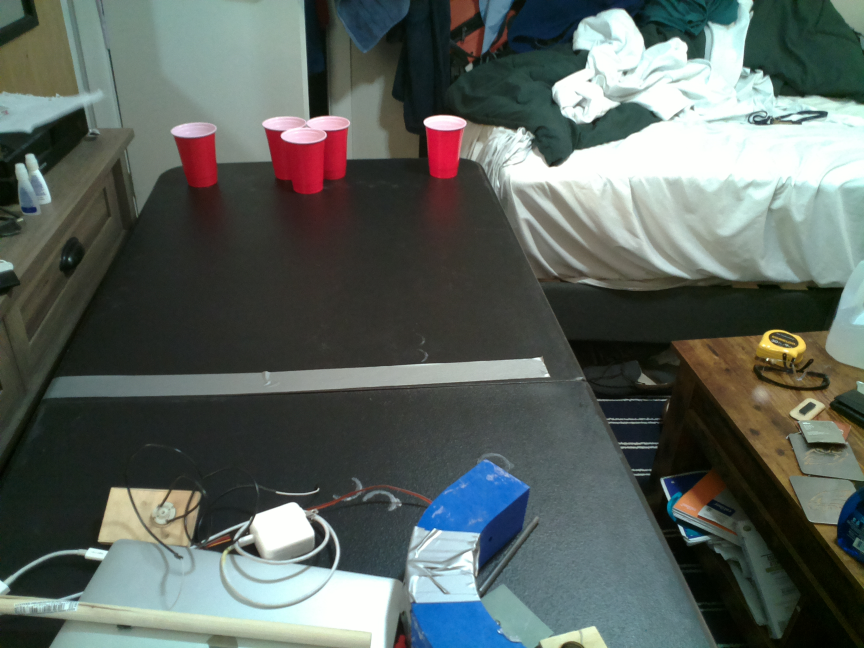
#> input picture Python/Images/try3.png, 2592 x 1944 px (shown at 1/3 size)
$ python IdentifyCup.py
#> lines starting #> are read from the running program, lines starting #| are printed output that depends on the picture; after the words box and inside, x2 and y2 are one past the last pixel; in counts of white or black regions, pixels touching at a corner belong together
import cv2
import numpy as np

img = cv2.imread("Images/try3.png")
#> img is the input picture: shape (1944, 2592, 3); mean B, G, R 94.9, 99.9, 91.2

def stackImages(scale,imgArray):
    rows = len(imgArray)
    cols = len(imgArray[0])
    rowsAvailable = isinstance(imgArray[0], list)
    width = imgArray[0][0].shape[1]
    height = imgArray[0][0].shape[0]
    if rowsAvailable:
        for x in range ( 0, rows):
            for y in range(0, cols):
                if imgArray[x][y].shape[:2] == imgArray[0][0].shape [:2]:
                    imgArray[x][y] = cv2.resize(imgArray[x][y], (0, 0), None, scale, scale)
                else:
                    imgArray[x][y] = cv2.resize(imgArray[x][y], (imgArray[0][0].shape[1], imgArray[0][0].shape[0]), None, scale, scale)
                if len(imgArray[x][y].shape) == 2: imgArray[x][y]= cv2.cvtColor( imgArray[x][y], cv2.COLOR_GRAY2BGR)
        imageBlank = np.zeros((height, width, 3), np.uint8)
        hor = [imageBlank]*rows
        hor_con = [imageBlank]*rows
        for x in range(0, rows):
            hor[x] = np.hstack(imgArray[x])
        ver = np.vstack(hor)
    else:
        for x in range(0, rows):
            if imgArray[x].shape[:2] == imgArray[0].shape[:2]:
                imgArray[x] = cv2.resize(imgArray[x], (0, 0), None, scale, scale)
            else:
                imgArray[x] = cv2.resize(imgArray[x], (imgArray[0].shape[1], imgArray[0].shape[0]), None,scale, scale)
            if len(imgArray[x].shape) == 2: imgArray[x] = cv2.cvtColor(imgArray[x], cv2.COLOR_GRAY2BGR)
        hor= np.hstack(imgArray)
        ver = hor
    return ver

def getContours(img):
    pixelCoords = np.array([-1,-1])
    contours, hierarchy = cv2.findContours(img, cv2.RETR_EXTERNAL,cv2.CHAIN_APPROX_NONE)
    for cnt in contours:
        area = cv2.contourArea(cnt)
        if(area>300):
            cv2.drawContours(imgContour, cnt, -1, (255,0,0),3)
            peri = cv2.arcLength(cnt, True)
            approxPoints = cv2.approxPolyDP(cnt, 0.02*peri, True)
            x, y, w, h = cv2.boundingRect(approxPoints)
            cv2.rectangle(imgContour, (x,y), (x+w,y+h),(0,255,0),3)
            print("x: " + str(x+w/2))
            print("y: " + str(y+h/2))
            pixelVals = np.array([x+w/2, y+h/2])
            pixelCoords = np.append(pixelCoords,pixelVals)
    return pixelCoords[2:len(pixelCoords)]

def pixelToCM(pixels):
    cm_coords = np.zeros_like(pixels)
    i = 0
    for v in pixels:
        if i%2 == 0:
            cm_coords[i] = v*.206 - 61
        else:
            cm_coords[i] = 160
        i += 1
    return cm_coords
#Crop Image
imgResize = cv2.resize(img,(1000,1000))
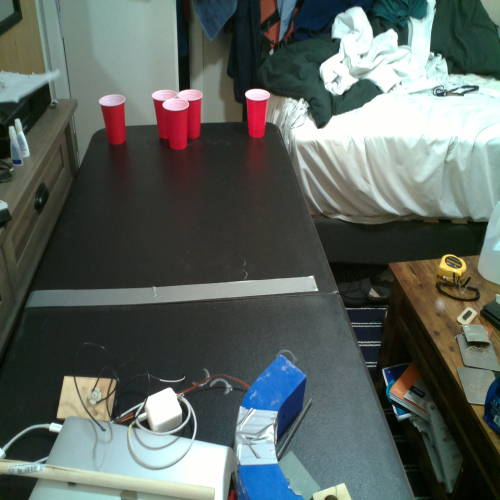
#> imgResize: shape (1000, 1000, 3) (shown at 1/2 size); mean B, G, R 94.8, 99.8, 91.1
#first one is y and second one is x
imgCropped = imgResize[170:600,100:600]
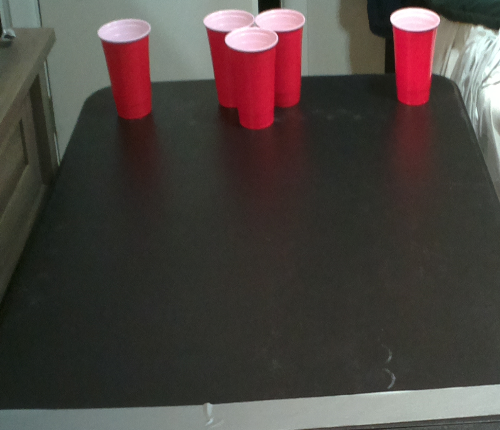
#> imgCropped: shape (430, 500, 3); mean B, G, R 63.5, 67.3, 75
#imgCropped = imgResize
#cv2.imshow("Image Resize",imgResize)
cv2.imshow("Image Cropped",imgCropped)

"""
width,height = 1184,638
pts1 = np.float32([[44,560],[1850,24],[0,1260],[1850,1260]])
pts2 = np.float32([[0,0],[width,0],[0,height],[width,height]])
matrix = cv2.getPerspectiveTransform(pts1,pts2)
imgWarp = cv2.warpPerspective(imgCropped,matrix,(width,height))
cv2.imshow("Output",imgWarp)
"""
#Color Masking
imgHSV = cv2.cvtColor(imgCropped,cv2.COLOR_BGR2HSV)
#> imgHSV: shape (430, 500, 3); mean H, S, V 51.8, 48.2, 78.1

#Red Mask
h_min = 0
h_max = 179
sat_min = 150
sat_max = 255
val_min = 51
val_max = 255

lower = np.array([h_min, sat_min, val_min])
upper = np.array([h_max, sat_max, val_max])


mask = cv2.inRange(imgHSV, lower, upper)
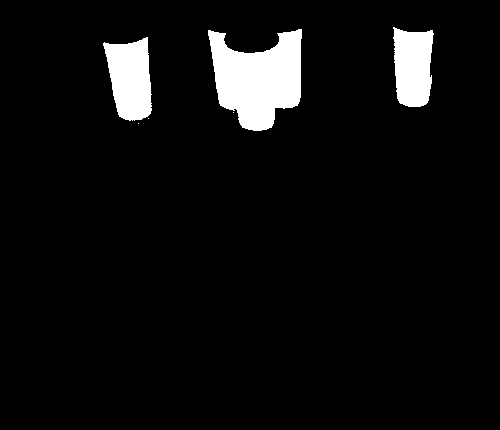
#> mask: shape (430, 500); 5.6% white; 6 white regions (3 under 20 px), largest, box (x1, y1, x2, y2) and area: (208, 29, 302, 131) 6405, (103, 37, 152, 121) 2989, (393, 27, 434, 107) 2668
img_result = cv2.bitwise_and(imgCropped, imgCropped, mask=mask)
#cv2.imshow("Red Mask", img_result)

#White Mask
h_min = 0
h_max = 255
sat_min = 0
sat_max = 90
val_min = 180
val_max = 255

lower = np.array([h_min, sat_min, val_min])
upper = np.array([h_max, sat_max, val_max])


mask = cv2.inRange(imgHSV, lower, upper)
#> mask: shape (430, 500); 5.2% white; 33 white regions (26 under 20 px), largest, box (x1, y1, x2, y2) and area: (352, 385, 500, 423) 3597, (203, 0, 305, 52) 2876, (461, 26, 500, 159) 2518
img_result2 = cv2.bitwise_and(imgCropped, imgCropped, mask=mask)
cv2.imshow("White Mask", img_result2)

img_final_mask = cv2.add(img_result, img_result2)
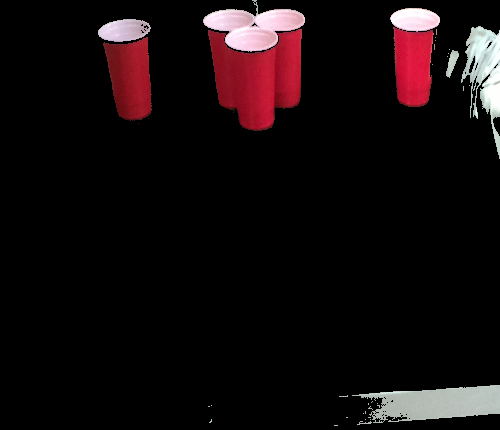
#> img_final_mask: shape (430, 500, 3); mean B, G, R 13.2, 11.9, 20.1

#cv2.imshow("Final Mask", img_final_mask)

#Detect cup circles
imgContour = img_result2.copy()
imgGray = cv2.cvtColor(img_final_mask,cv2.COLOR_BGR2GRAY)
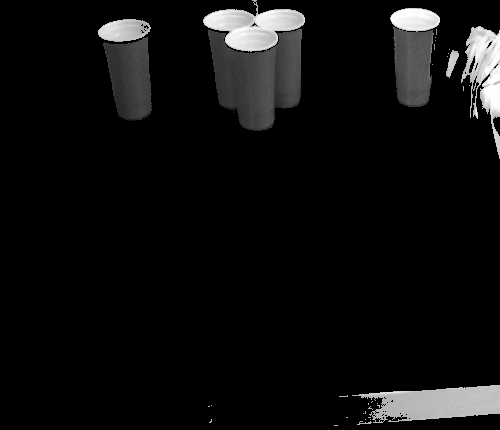
#> imgGray: shape (430, 500); min 0, max 255, mean 14.5
imgBlur = cv2.GaussianBlur(imgGray,(7,7),1)
imgCanny = cv2.Canny(imgBlur, 300, 300)
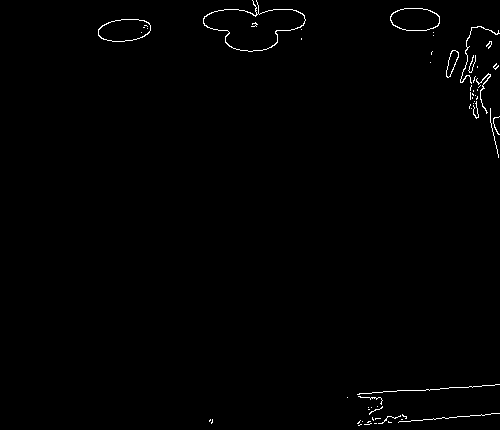
#> imgCanny: shape (430, 500); 0.72% white in thin lines or dots, all inside (x1, y1, x2, y2) = (98, 0, 500, 426)

arr = getContours(imgCanny)
#> in getContours, `contours, hierarchy = cv2.findContours(img, cv2.RETR_EXTERNAL,cv2.CHAI..`: contours = 56 contours, 50 with area under 20; largest, box (x1, y1, x2, y2) and area: (203, 0, 306, 52) 2796, (98, 19, 151, 42) 918, (390, 8, 440, 31) 898, (446, 50, 459, 78) 173, (476, 73, 491, 114) 28, (460, 26, 500, 84) 25
#> the loop in getContours, `for cnt in contours:` made 56 passes
#> (area, peri, x, y, w, h, pixelCoords) on passes 54 to 56: (917.5, 129.8, 98, 19, 53, 23, [-1, -1, 124.5, 30.5]), (898.5, 125, 390, 8, 50, 23, [-1, -1, 124.5, 30.5, 415, 19.5]), (2796.5, 333.9, 203, 0, 103, 48, [-1, -1, 124.5, 30.5, 415, 19.5, 254.5, 24])
#> area on passes 41, 47, 53: 28, 173, 25
#| x: 124.5
#| y: 30.5
#| x: 415.0
#| y: 19.5
#| x: 254.5
#| y: 24.0
#> after the loop in getContours, `for cnt in contours:`:
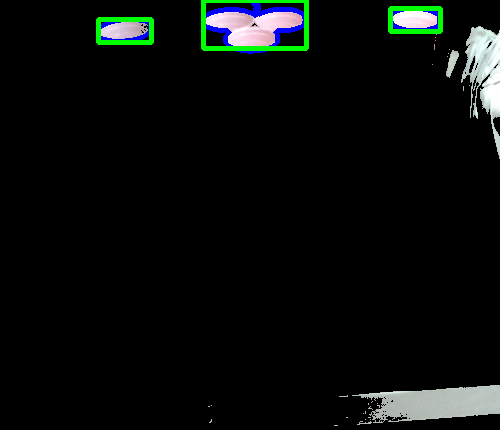
#> imgContour: shape (430, 500, 3); mean B, G, R 11.1, 12.6, 9.5
#> arr = [124.5, 30.5, 415, 19.5, 254.5, 24]
arr2 = pixelToCM(arr)
#> the loop in pixelToCM, `for v in pixels:` made 6 passes
#> v on passes 1 to 6: 124.5, 30.5, 415, 19.5, 254.5, 24
#> after the loop in pixelToCM, `for v in pixels:`: cm_coords = [-35.35, 160, 24.49, 160, -8.57, 160]; i = 6
#> arr2 = [-35.35, 160, 24.49, 160, -8.57, 160]
cv2.imshow("Show Contours", imgContour)
cv2.waitKey(0)

$ run again, with Python/Images/try2.png copied over Python/Images/try3.png
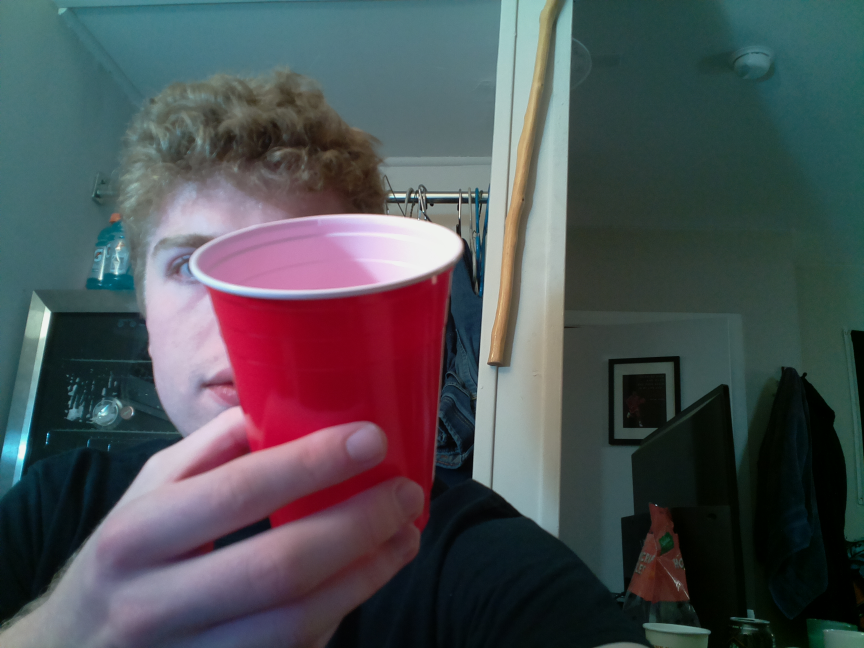
#> input picture Python/Images/try2.png, 2592 x 1944 px (shown at 1/3 size)
#> img is the input picture: shape (1944, 2592, 3); mean B, G, R 84.5, 80.8, 77.3
#> imgHSV: shape (430, 500, 3); mean H, S, V 105.2, 92.8, 137.7
#> `mask = cv2.inRange(imgHSV, lower, upper)`:
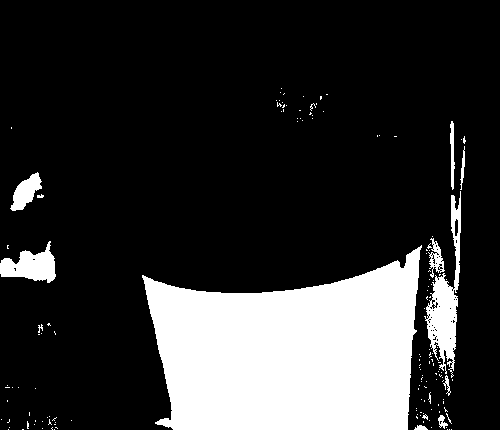
#> mask: shape (430, 500); 20% white; 146 white regions (134 under 20 px), largest, box (x1, y1, x2, y2) and area: (142, 245, 422, 430) 37346, (424, 191, 461, 378) 2512, (0, 241, 56, 283) 1309
#> `imgCanny = cv2.Canny(imgBlur, 300, 300)`:
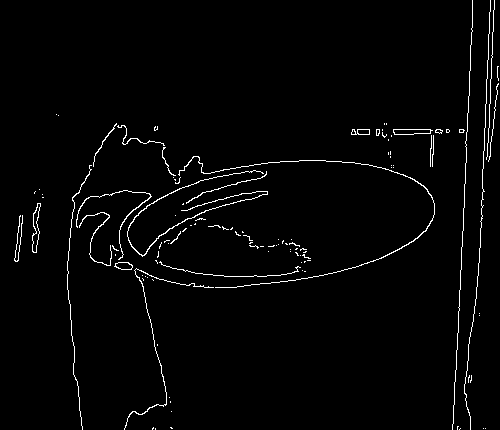
#> imgCanny: shape (430, 500); 2.1% white in thin lines or dots
#> contours = 115 contours, 104 with area under 20; largest, box (x1, y1, x2, y2) and area: (32, 203, 41, 253) 198, (393, 129, 433, 135) 168, (114, 262, 133, 270) 100, (127, 170, 268, 257) 99, (351, 129, 370, 135) 76
#> the loop in getContours, `for cnt in contours:` made 115 passes
#> area on passes 23, 25: 39.5, 100.5
#> arr = empty array
#> after the loop in pixelToCM, `for v in pixels:`: i = 0
#> arr2 = empty array

$ run again, with Python/Images/try4.png copied over Python/Images/try3.png
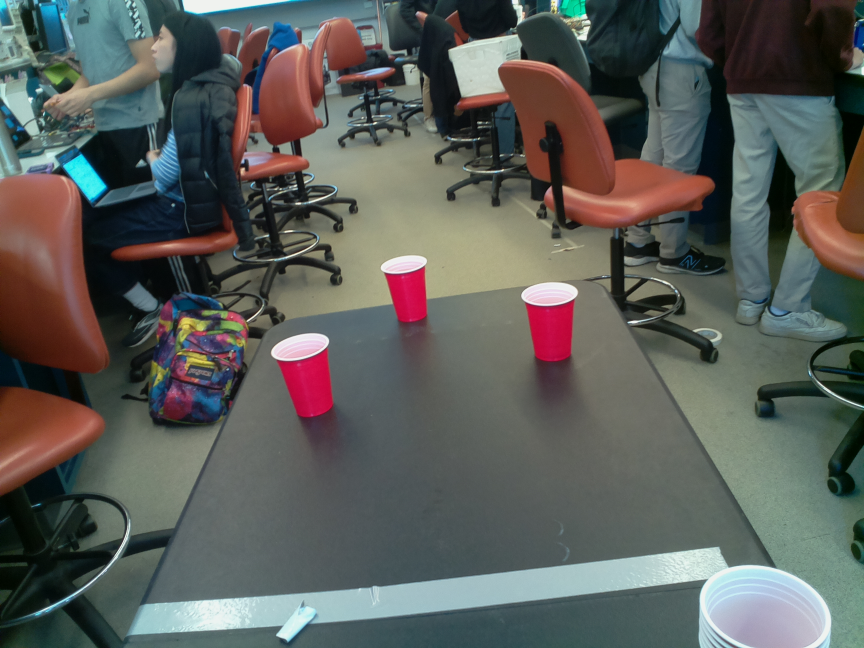
#> input picture Python/Images/try4.png, 2592 x 1944 px (shown at 1/3 size)
#> img is the input picture: shape (1944, 2592, 3); mean B, G, R 89.7, 93.8, 91.5
#> imgHSV: shape (430, 500, 3); mean H, S, V 67.5, 75.2, 102.8
#> `mask = cv2.inRange(imgHSV, lower, upper)`:
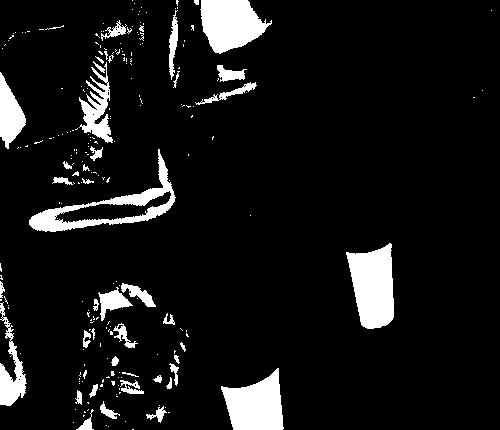
#> mask: shape (430, 500); 8.6% white; 231 white regions (186 under 20 px), largest, box (x1, y1, x2, y2) and area: (346, 243, 394, 329) 2975, (200, 0, 272, 54) 2612, (221, 368, 284, 430) 2597
#> imgCanny: shape (430, 500); 0.88% white in thin lines or dots
#> contours = 153 contours, 143 with area under 20; largest, box (x1, y1, x2, y2) and area: (214, 344, 281, 387) 2016, (340, 223, 394, 252) 1118, (89, 206, 102, 212) 38, (256, 115, 291, 144) 34, (178, 89, 184, 101) 33
#> the loop in getContours, `for cnt in contours:` made 153 passes
#> (area, peri, x, y, w, h, pixelCoords) on passes 37, 65: (2016.5, 181.4, 214, 344, 67, 43, [-1, -1, 247.5, 365.5]), (1117.5, 139.2, 340, 223, 54, 29, [-1, -1, 247.5, 365.5, 367, 237.5])
#> (printed output is left out)
#> after the loop in getContours, `for cnt in contours:`:
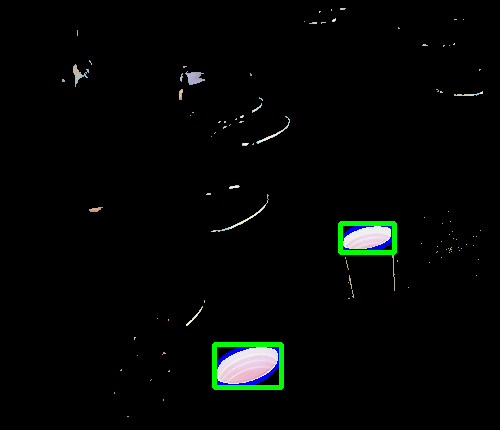
#> imgContour: shape (430, 500, 3); mean B, G, R 4.4, 5.7, 3.7
#> arr = [247.5, 365.5, 367, 237.5]
#> the loop in pixelToCM, `for v in pixels:` made 4 passes
#> v on passes 1 to 4: 247.5, 365.5, 367, 237.5
#> after the loop in pixelToCM, `for v in pixels:`: cm_coords = [-10.02, 160, 14.6, 160]; i = 4
#> arr2 = [-10.02, 160, 14.6, 160]

$ run again, with Python/Images/cups.png copied over Python/Images/try3.png
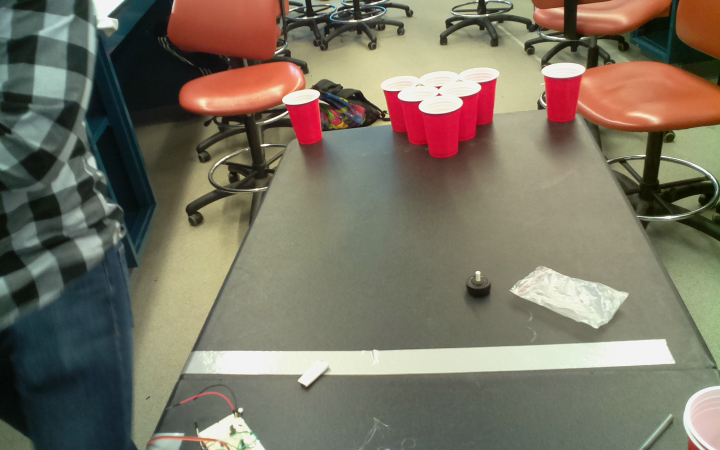
#> input picture Python/Images/cups.png, 1440 x 900 px (shown at 1/2 size)
#> img is the input picture: shape (900, 1440, 3); mean B, G, R 98.4, 114.6, 121.2
#> imgHSV: shape (430, 500, 3); mean H, S, V 48.7, 77.7, 117.2
#> `imgCanny = cv2.Canny(imgBlur, 300, 300)`:
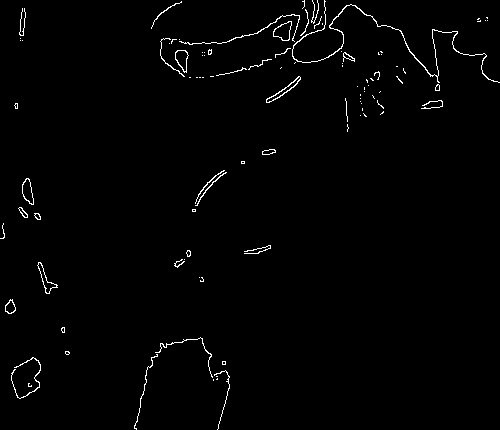
#> imgCanny: shape (430, 500); 1.3% white in thin lines or dots
#> contours = 100 contours, 83 with area under 20; largest, box (x1, y1, x2, y2) and area: (273, 21, 292, 41) 224, (22, 178, 34, 205) 188, (175, 50, 189, 73) 186, (266, 76, 301, 103) 171, (37, 262, 58, 294) 166
#> the loop in getContours, `for cnt in contours:` made 100 passes
#> area on passes 7, 10, 12, 15, 21, 23, 24, 25: 34, 20, 98.5, 166, 26.5, 41.5, 188, 26
#> arr = empty array
#> after the loop in pixelToCM, `for v in pixels:`: i = 0
#> arr2 = empty array
